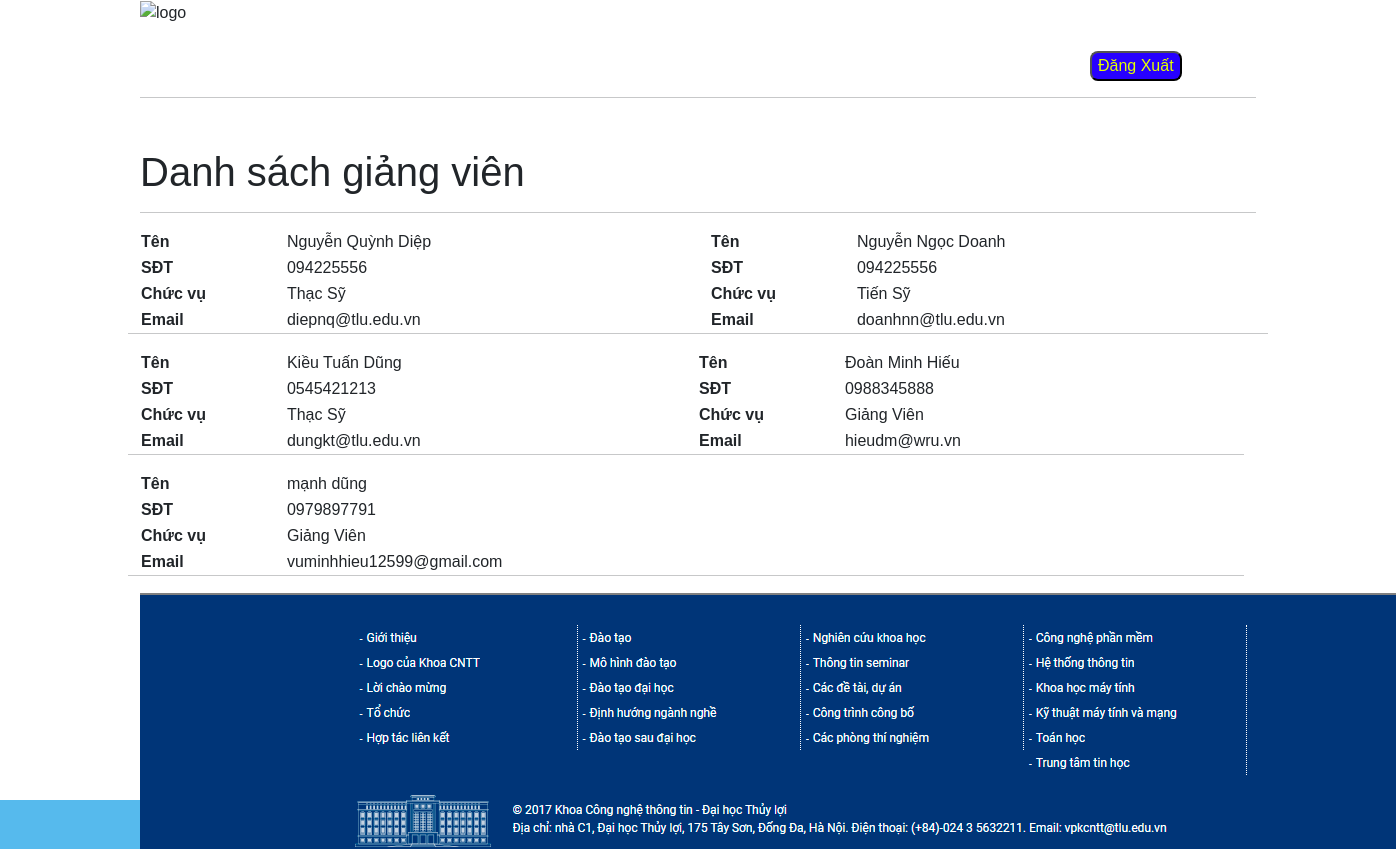
The app's page /user/index.php with its own data.
### tables this page shows
CREATE TABLE `person` (
  `id` int(10) UNSIGNED NOT NULL,
  `name` varchar(255) NOT NULL,
  `phone` text NOT NULL,
  `chucvu` varchar(255) NOT NULL,
  `email` varchar(255) NOT NULL,
  `id_donvi` int(11) UNSIGNED NOT NULL
);

### user/index.php (the view)
<?php
require("../header.php");
?>
        <div class="body">
        <h1>Danh sách giảng viên</h1>
        <hr></hr>
                  <?php
                  $i=1;
                  if(mysqli_num_rows($result)>0){
                    while($row = mysqli_fetch_assoc($result)){
                      if($i%2==1){
                        echo'<div class="row">';
                        echo '<div class="col-md-6 col-sm-6">';
                        echo'<table>';
                          echo '<tr>';
                          echo'<th class="pdr">Tên</th> ';
                          echo'<td>'.$row['name'] .'</td>';
                          echo'</tr>';
                          echo'<tr>';
                          echo'<th class="pdr">SĐT</th>';
                          echo'<td>'.$row['phone'].'</td>';
                          echo'</tr>';
                          echo'<tr>';
                            echo'<th class="pdr">Chức vụ</th>';
                            echo'<td>'.$row['chucvu'].'</td>';
                          echo'</tr>';
                          echo'<tr>';
                          echo'<th class="pdr">Email</th>';
                          echo'<td>'.$row['email'].'</td>';
                          echo'</tr>';
                       echo'</table>';
                       echo '</div>';
                      }
                      else{
                        echo '<div class="col-md-6 col-sm-6">';
                        echo'<table>';
                          echo '<tr>';
                          echo'<th class="pdr">Tên</th> ';
                          echo'<td>'.$row['name'] .'</td>';
                          echo'</tr>';
                          echo'<tr>';
                          echo'<th class="pdr">SĐT</th>';
                          echo'<td>'.$row['phone'].'</td>';
                          echo'</tr>';
                          echo'<tr>';
                            echo'<th class="pdr">Chức vụ</th>';
                            echo'<td>'.$row['chucvu'].'</td>';
                          echo'</tr>';
                          echo'<tr>';
                          echo'<th class="pdr">Email</th>';
                          echo'<td>'.$row['email'].'</td>';
                          echo'</tr>';
                       echo'</table>';
                       echo '</div>';
                       echo'<hr></hr>';
                      }
                      $i++;
                    }
                  }
              ?>
          </div>
 <?php
 require("../footer.php");
 ?>

### style.css (style rules this page uses)
html { background-color: #56baed; }
body { font-family: "Poppins", sans-serif; height: 100vh; }
.pdr { padding-right: 80px !important; }
.body { margin-top:50px; }
td { margin-right: 10px !important; }

### records on screen
person: name "Nguyễn Quỳnh Diệp", phone "094225556", chucvu "Thạc Sỹ", email "diepnq@tlu.edu.vn"
person: name "Nguyễn Ngọc Doanh", phone "094225556", chucvu "Tiến Sỹ", email "doanhnn@tlu.edu.vn"
person: name "Kiều Tuấn Dũng", phone "0545421213", chucvu "Thạc Sỹ", email "dungkt@tlu.edu.vn"
person: name "Đoàn Minh Hiếu", phone "0988345888", chucvu "Giảng Viên", email "hieudm@wru.vn"
person: name "mạnh dũng", phone "0979897791", chucvu "Giảng Viên", email "vuminhhieu12599@gmail.com"
